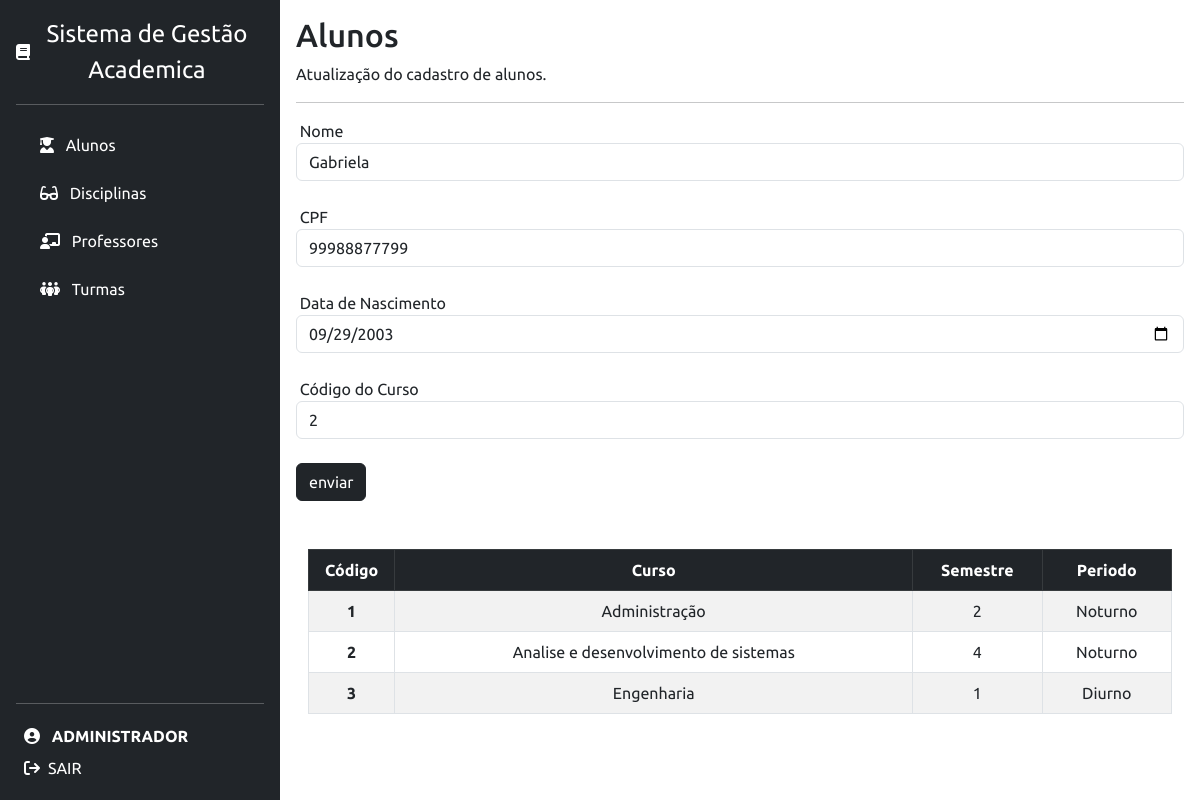
/update-aluno.php?codigo=1 (signed in), run on the app's committed database.
### tables this page shows
CREATE TABLE IF NOT EXISTS `aluno` (
  `codigo` INT(11) NOT NULL AUTO_INCREMENT,
  `nome` VARCHAR(45) NOT NULL,
  `cpf` VARCHAR(11) NOT NULL,
  `data_nasc` DATE NOT NULL,
  `turma_codigo` INT(11) NOT NULL,
  PRIMARY KEY (`codigo`, `turma_codigo`),
  CONSTRAINT `fk_aluno_turma`
    FOREIGN KEY (`turma_codigo`)
    REFERENCES `turma` (`codigo`)
    ON DELETE NO ACTION
    ON UPDATE NO ACTION);

CREATE TABLE IF NOT EXISTS `turma` (
  `codigo` INT(11) NOT NULL AUTO_INCREMENT,
  `curso` VARCHAR(45) NOT NULL,
  `semestre` INT(11) NOT NULL,
  `periodo` VARCHAR(30) NOT NULL,
  PRIMARY KEY (`codigo`));

### update-aluno.php (the view, shortened to what this page needs)
<?php
require("sidemenu.php");
require_once('connection.php');
if (isset($_GET['codigo'])) {
	$codigo = $_GET['codigo'];
	$mysql_query = "SELECT * FROM aluno WHERE codigo={$codigo}";
	$result = $conn->query($mysql_query);
	$row = mysqli_fetch_assoc($result);
}
?>
<div class="container p-3">
	<h2>Alunos</h2>
  	<p>Atualização do cadastro de alunos.</p>
  	<hr>
	<div class="wrapper">
		<form method="post">
			<label for="nome">&nbsp;Nome</label>
			<input type="text" name="nome" id="nome" class="form-control" required value="<?= $row['nome']; ?>"><br>
			<label for="cpf">&nbsp;CPF</label>
			<input type="text" name="cpf" id="cpf" class="form-control"required value="<?= $row['cpf']; ?>"><br>
			<label for="data_nasc">&nbsp;Data de Nascimento</label>
			<input type="date" name="data_nasc" id="data_nasc" class="form-control"required value="<?= $row['data_nasc']; ?>"><br>
			<label for="turma_codigo">&nbsp;Código do Curso</label>
			<input type="number" name="turma_codigo" id="turma_codigo" class="form-control"required value="<?= $row['turma_codigo']; ?>"><br>
			<input type="submit" name="enviar" value="enviar" class="btn btn-dark w100">
		</form>
	</div>
	<?php
	require_once('connection.php');
	$mysql_query = "SELECT * FROM turma ORDER BY codigo";
	$result = $conn->query($mysql_query);
	?>
	<div class="container mt-5">
	  <table class="table table-striped table-bordered table-hover">
		<thead>
		  <tr class="table-dark" style="text-align:center">
			<th scope="col" style="width: 10%;">Código</th>
			<th scope="col">Curso</th>
			<th scope="col" style="width: 15%;">Semestre</th>
			<th scope="col" style="width: 15%;">Periodo</th>
		  </tr>
		</thead>
		<tbody>
		  <?php while($data = mysqli_fetch_array($result)) { ?>
		  <tr>
			<th scope="row" style="text-align:center"><?php echo $data['codigo']; ?></th>
			<td style="text-align:center"><?php echo $data['curso']; ?></td>
			<td style="text-align:center"><?php echo $data['semestre']; ?></td>
			<td style="text-align:center"><?php echo $data['periodo']; ?></td>
		  </tr>
		  <?php } ?>
		</tbody>
	  </table>
	</div>
</div>

### CSS/style.css (style rules this page uses)
body { font-family: Ubuntu, sans-serif !important; margin: 0 auto; padding: 0px; height: 100vh; }

### data on the page
aluno: nome "Gabriela", cpf "99988877799", data_nasc "09/29/2003", turma_codigo "2"
turma: codigo "1", curso "Administração", semestre "2", periodo "Noturno"
turma: codigo "2", curso "Analise e desenvolvimento de sistemas", semestre "4", periodo "Noturno"
turma: codigo "3", curso "Engenharia", semestre "1", periodo "Diurno"

### other printed values
$_SESSION['username'] "ADMINISTRADOR"
